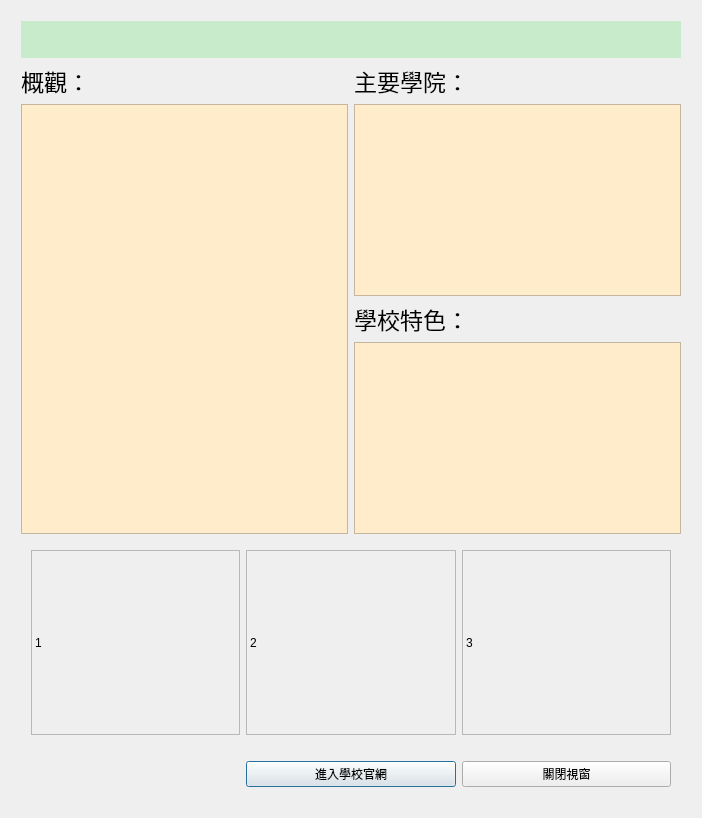
<?xml version="1.0" encoding="UTF-8"?>
<ui version="4.0">
 <class>Dialog</class>
 <widget class="QDialog" name="Dialog">
  <property name="geometry">
   <rect>
    <x>0</x>
    <y>0</y>
    <width>702</width>
    <height>818</height>
   </rect>
  </property>
  <property name="windowTitle">
   <string>Dialog</string>
  </property>
  <layout class="QVBoxLayout" name="verticalLayout_4">
   <item>
    <layout class="QVBoxLayout" name="verticalLayout_3" stretch="0,0,1,0">
     <property name="leftMargin">
      <number>10</number>
     </property>
     <property name="topMargin">
      <number>10</number>
     </property>
     <property name="rightMargin">
      <number>10</number>
     </property>
     <property name="bottomMargin">
      <number>10</number>
     </property>
     <item>
      <widget class="QLabel" name="label_college">
       <property name="font">
        <font>
         <family>Academy Engraved LET</family>
         <pointsize>20</pointsize>
        </font>
       </property>
       <property name="styleSheet">
        <string notr="true">background-color: rgb(200, 236, 203);</string>
       </property>
       <property name="text">
        <string/>
       </property>
      </widget>
     </item>
     <item>
      <layout class="QHBoxLayout" name="horizontalLayout">
       <item>
        <layout class="QVBoxLayout" name="verticalLayout_2">
         <item>
          <layout class="QHBoxLayout" name="horizontalLayout_4">
           <item>
            <widget class="QLabel" name="label_abstract">
             <property name="font">
              <font>
               <family>Academy Engraved LET</family>
               <pointsize>17</pointsize>
              </font>
             </property>
             <property name="text">
              <string>概觀：</string>
             </property>
            </widget>
           </item>
           <item>
            <spacer name="horizontalSpacer_4">
             <property name="orientation">
              <enum>Qt::Horizontal</enum>
             </property>
             <property name="sizeHint" stdset="0">
              <size>
               <width>40</width>
               <height>20</height>
              </size>
             </property>
            </spacer>
           </item>
          </layout>
         </item>
         <item>
          <widget class="QTextBrowser" name="textBrowser_abstract">
           <property name="font">
            <font>
             <family>Academy Engraved LET</family>
             <pointsize>14</pointsize>
            </font>
           </property>
           <property name="styleSheet">
            <string notr="true">background-color: rgb(255, 236, 203);</string>
           </property>
          </widget>
         </item>
        </layout>
       </item>
       <item>
        <layout class="QVBoxLayout" name="verticalLayout">
         <item>
          <layout class="QHBoxLayout" name="horizontalLayout_2">
           <item>
            <widget class="QLabel" name="label">
             <property name="font">
              <font>
               <family>Academy Engraved LET</family>
               <pointsize>17</pointsize>
              </font>
             </property>
             <property name="text">
              <string>主要學院：</string>
             </property>
            </widget>
           </item>
           <item>
            <spacer name="horizontalSpacer_2">
             <property name="orientation">
              <enum>Qt::Horizontal</enum>
             </property>
             <property name="sizeHint" stdset="0">
              <size>
               <width>40</width>
               <height>20</height>
              </size>
             </property>
            </spacer>
           </item>
          </layout>
         </item>
         <item>
          <widget class="QTextBrowser" name="textBrowser_major">
           <property name="font">
            <font>
             <family>Academy Engraved LET</family>
             <pointsize>14</pointsize>
            </font>
           </property>
           <property name="styleSheet">
            <string notr="true">background-color: rgb(255, 236, 203);</string>
           </property>
          </widget>
         </item>
         <item>
          <layout class="QHBoxLayout" name="horizontalLayout_3">
           <item>
            <widget class="QLabel" name="label_character">
             <property name="font">
              <font>
               <family>Academy Engraved LET</family>
               <pointsize>17</pointsize>
              </font>
             </property>
             <property name="text">
              <string>學校特色：</string>
             </property>
            </widget>
           </item>
           <item>
            <spacer name="horizontalSpacer_3">
             <property name="orientation">
              <enum>Qt::Horizontal</enum>
             </property>
             <property name="sizeHint" stdset="0">
              <size>
               <width>40</width>
               <height>20</height>
              </size>
             </property>
            </spacer>
           </item>
          </layout>
         </item>
         <item>
          <widget class="QTextBrowser" name="textBrowser_character">
           <property name="font">
            <font>
             <family>Academy Engraved LET</family>
             <pointsize>14</pointsize>
            </font>
           </property>
           <property name="styleSheet">
            <string notr="true">background-color: rgb(255, 236, 203);</string>
           </property>
          </widget>
         </item>
        </layout>
       </item>
      </layout>
     </item>
     <item>
      <layout class="QGridLayout" name="gridLayout">
       <property name="leftMargin">
        <number>10</number>
       </property>
       <property name="topMargin">
        <number>10</number>
       </property>
       <property name="rightMargin">
        <number>10</number>
       </property>
       <property name="bottomMargin">
        <number>10</number>
       </property>
       <item row="0" column="0">
        <widget class="QLabel" name="label_1">
         <property name="frameShape">
          <enum>QFrame::StyledPanel</enum>
         </property>
         <property name="text">
          <string>1</string>
         </property>
         <property name="scaledContents">
          <bool>false</bool>
         </property>
        </widget>
       </item>
       <item row="0" column="1">
        <widget class="QLabel" name="label_2">
         <property name="frameShape">
          <enum>QFrame::StyledPanel</enum>
         </property>
         <property name="text">
          <string>2</string>
         </property>
         <property name="scaledContents">
          <bool>true</bool>
         </property>
        </widget>
       </item>
       <item row="0" column="2">
        <widget class="QLabel" name="label_3">
         <property name="frameShape">
          <enum>QFrame::StyledPanel</enum>
         </property>
         <property name="text">
          <string>3</string>
         </property>
         <property name="scaledContents">
          <bool>true</bool>
         </property>
        </widget>
       </item>
      </layout>
     </item>
     <item>
      <layout class="QHBoxLayout" name="horizontalLayout_7" stretch="1,1,1">
       <property name="leftMargin">
        <number>10</number>
       </property>
       <property name="topMargin">
        <number>10</number>
       </property>
       <property name="rightMargin">
        <number>10</number>
       </property>
       <property name="bottomMargin">
        <number>10</number>
       </property>
       <item>
        <widget class="QLabel" name="label_non">
         <property name="font">
          <font>
           <family>Academy Engraved LET</family>
           <pointsize>14</pointsize>
           <weight>75</weight>
           <bold>true</bold>
          </font>
         </property>
         <property name="text">
          <string/>
         </property>
        </widget>
       </item>
       <item>
        <widget class="QPushButton" name="pushButton_browser">
         <property name="font">
          <font>
           <family>Academy Engraved LET</family>
          </font>
         </property>
         <property name="text">
          <string>進入學校官網</string>
         </property>
        </widget>
       </item>
       <item>
        <widget class="QPushButton" name="pushButton_close">
         <property name="font">
          <font>
           <family>Academy Engraved LET</family>
          </font>
         </property>
         <property name="cursor">
          <cursorShape>ArrowCursor</cursorShape>
         </property>
         <property name="mouseTracking">
          <bool>false</bool>
         </property>
         <property name="text">
          <string>關閉視窗</string>
         </property>
        </widget>
       </item>
      </layout>
     </item>
    </layout>
   </item>
  </layout>
 </widget>
 <resources/>
 <connections/>
</ui>
